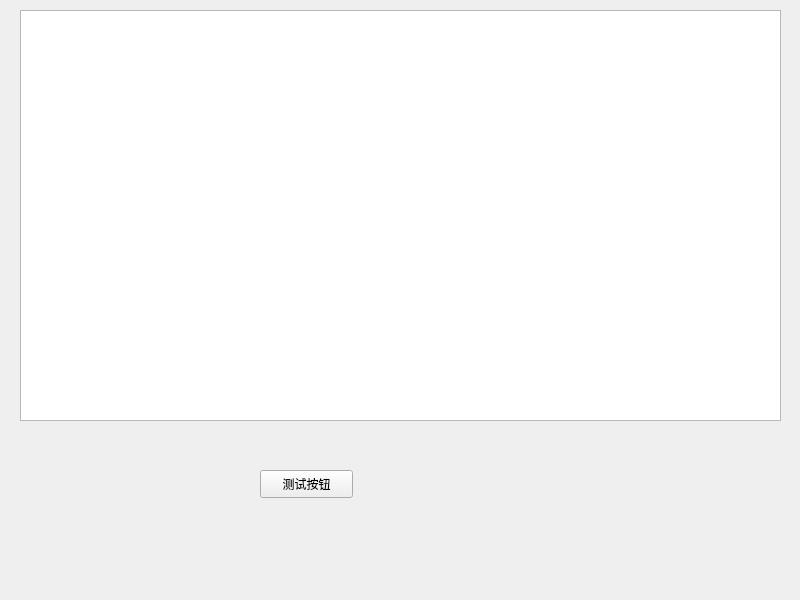
<?xml version="1.0" encoding="UTF-8"?>
<ui version="4.0">
 <class>Widget</class>
 <widget class="QWidget" name="Widget">
  <property name="geometry">
   <rect>
    <x>0</x>
    <y>0</y>
    <width>800</width>
    <height>600</height>
   </rect>
  </property>
  <property name="windowTitle">
   <string>职工管理系统</string>
  </property>
  <property name="accessibleName">
   <string/>
  </property>
  <widget class="QTableView" name="tableView123">
   <property name="geometry">
    <rect>
     <x>20</x>
     <y>10</y>
     <width>761</width>
     <height>411</height>
    </rect>
   </property>
  </widget>
  <widget class="QPushButton" name="pushButton">
   <property name="geometry">
    <rect>
     <x>260</x>
     <y>470</y>
     <width>93</width>
     <height>28</height>
    </rect>
   </property>
   <property name="text">
    <string>测试按钮</string>
   </property>
  </widget>
 </widget>
 <resources/>
 <connections/>
</ui>
